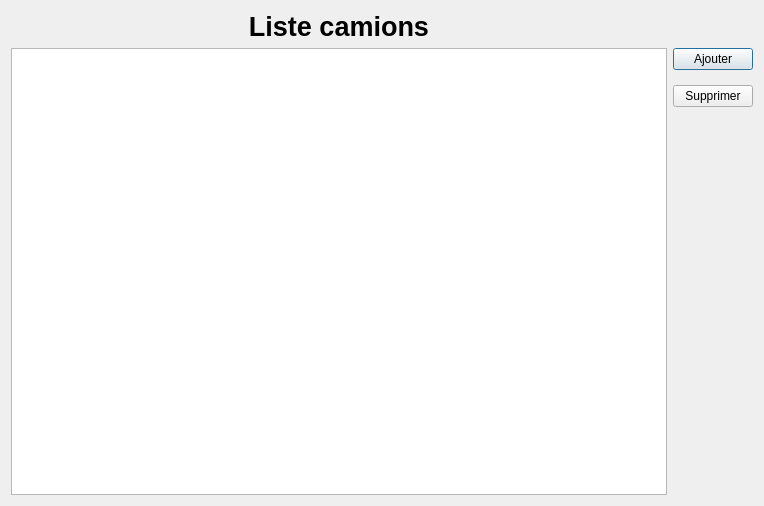
<?xml version="1.0" encoding="UTF-8"?>
<ui version="4.0">
 <class>DisplayCamions</class>
 <widget class="QDialog" name="DisplayCamions">
  <property name="geometry">
   <rect>
    <x>0</x>
    <y>0</y>
    <width>764</width>
    <height>506</height>
   </rect>
  </property>
  <property name="windowTitle">
   <string>Camions</string>
  </property>
  <layout class="QGridLayout" name="gridLayout">
   <item row="0" column="0">
    <widget class="QLabel" name="dispCamionsLabel">
     <property name="font">
      <font>
       <pointsize>20</pointsize>
       <bold>true</bold>
      </font>
     </property>
     <property name="text">
      <string>Liste camions</string>
     </property>
     <property name="alignment">
      <set>Qt::AlignCenter</set>
     </property>
    </widget>
   </item>
   <item row="1" column="0">
    <widget class="QTableView" name="dispCamionsTable">
     <property name="editTriggers">
      <set>QAbstractItemView::NoEditTriggers</set>
     </property>
     <property name="dragEnabled">
      <bool>false</bool>
     </property>
     <property name="selectionBehavior">
      <enum>QAbstractItemView::SelectRows</enum>
     </property>
    </widget>
   </item>
   <item row="1" column="1">
    <layout class="QVBoxLayout" name="verticalLayout">
     <property name="spacing">
      <number>15</number>
     </property>
     <property name="leftMargin">
      <number>0</number>
     </property>
     <item>
      <widget class="QPushButton" name="addCamionBtn">
       <property name="text">
        <string>Ajouter</string>
       </property>
      </widget>
     </item>
     <item>
      <widget class="QPushButton" name="dltCamionBtn">
       <property name="text">
        <string>Supprimer</string>
       </property>
      </widget>
     </item>
     <item>
      <spacer name="verticalSpacer">
       <property name="orientation">
        <enum>Qt::Vertical</enum>
       </property>
       <property name="sizeHint" stdset="0">
        <size>
         <width>20</width>
         <height>40</height>
        </size>
       </property>
      </spacer>
     </item>
    </layout>
   </item>
  </layout>
 </widget>
 <resources/>
 <connections/>
</ui>
